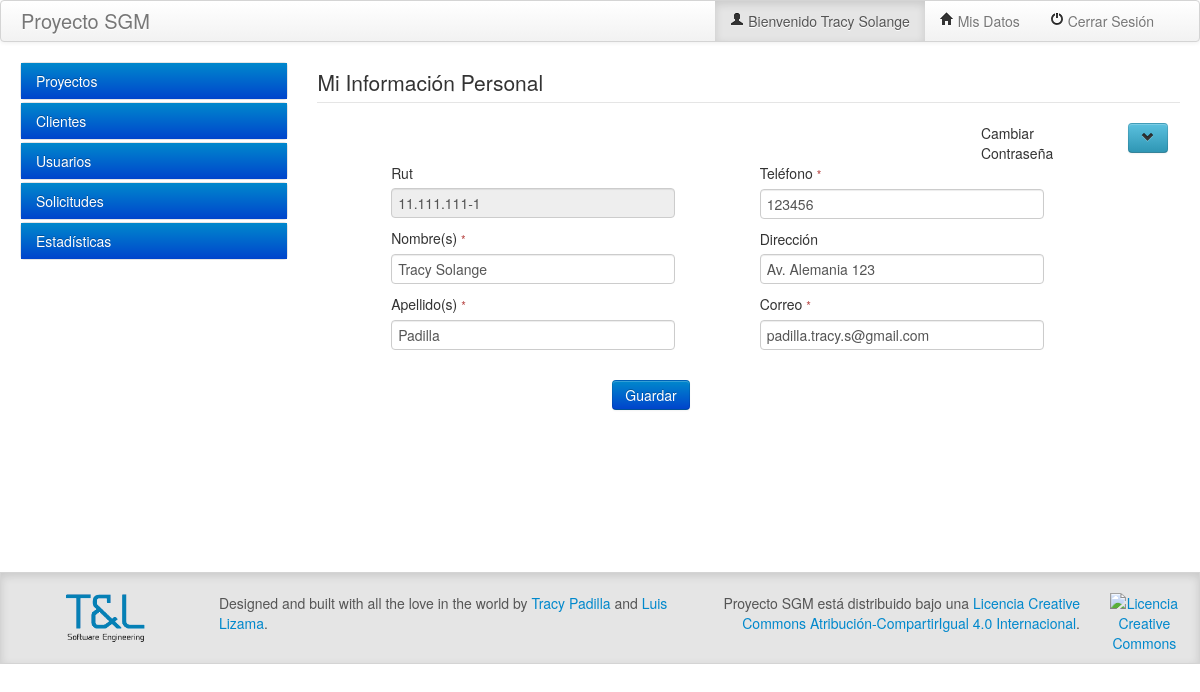
Page /Fuentes/SGM/misdatos.php (signed in) on the committed database.
### tables this page shows
CREATE TABLE tsg_usuario (
  usu_id int(10) NOT NULL AUTO_INCREMENT COMMENT 'Identificador único de la tabla',
  usu_nombre varchar(255) NOT NULL COMMENT 'Nombre',
  usu_apellido varchar(255) NOT NULL COMMENT 'Apellido del usuario',
  usu_telefono int(10) NOT NULL COMMENT 'teléfono del usuario',
  usu_direccion varchar(255) NOT NULL COMMENT 'Dirección del Usuario',
  usu_fecha_crea datetime NOT NULL COMMENT 'Fecha de creación, se usara la secuencia de timestamp para guardar la hora y la fecha.',
  usu_fecha_mod datetime NOT NULL DEFAULT '0000-00-00 00:00:00' COMMENT 'fecha de modificación, se guardará con la secuencia timestamp para guardar la hora y la fecha de la modificación.',
  usu_rut varchar(50) NOT NULL COMMENT 'se define el rut del usuario, se considera como varchar ya que contienen número y caracteres.',
  usu_pass varchar(50) NOT NULL,
  usu_correo varchar(255) NOT NULL COMMENT 'correo electrónico del usuario',
  usu_activo int(2) NOT NULL COMMENT 'se deja la tabla de usuario con la opción para saber si el usuario esta activo o inactivo, en la BD de mostrara oculto si se elimino por sistema. (1 o 0)',
  PRIMARY KEY (usu_id)
);

### Fuentes/SGM/config/parametros.php (called while the page is built, shortened)
<?php
$V_TITULO = "Proyecto SGM";
$V_MSG_PH_TEXT = "Ingrese Texto";
$V_MSG_PH_MAIL = "Ingrese Correo";
$V_MSG_PH_NUMERO = "Ingrese Número";
$V_MSG_PH_RUT = "Ingrese Rut";
?>

### Fuentes/SGM/misdatos.php (the view, shortened to what this page needs)
<?php
require("cabecera.php");
include("menu.php");
$usuario = array();
$usu_id = $_SESSION["id_usuario"];
$query = "SELECT `usu_nombre`,
				 `usu_apellido`, `usu_telefono`,
				 `usu_direccion`, `usu_correo`, `usu_rut`
		  FROM `tsg_usuario`
		  WHERE `usu_id` = '$usu_id' AND `usu_activo` = 1";
$mySqli = new mysqli($V_HOST, $V_USER, $V_PASS, $V_BBDD);
$res = $mySqli->query($query);
if($mySqli->affected_rows > 0)
{
	while($row = $res->fetch_assoc())
	{
		$usuario["usu_nombre"] = $row['usu_nombre'];
		$usuario["usu_apellido"] = $row['usu_apellido'];
		$usuario["usu_telefono"] = $row['usu_telefono'];
		$usuario["usu_direccion"] = $row['usu_direccion'];
		$usuario["usu_correo"] = $row['usu_correo'];
		$usuario["rut"] = $row["usu_rut"];
	}
}
?>
<fieldset>
	<legend>
		Mi Información Personal
	</legend>
	<div class="row-fluid">
		<div class="span9"></div>
		<div class="span2">
			<div>Cambiar Contraseña</div>
		</div>
		<div class="span1">
			<a class="btn btn-info" href="javascript:OcultaPass();"><i id="btnOcultaPass" class="icon-chevron-down"></i></a>
		</div>
	</div>
	<div class="row-fluid">
		<div class="span1"></div>
		<div class="span5">
			<label>Rut</label>
			<input type="text" placeholder="<?php echo $V_MSG_PH_RUT; ?>" class="input-xlarge disabled" value="<?php echo $usuario["rut"]; ?>" name="rut" disabled >
			<label><div>Nombre(s) <small class="text-error req">*</small></div></label>
			<input type="text" placeholder="<?php echo $V_MSG_PH_TEXT; ?>" class="input-xlarge" id="txtNombre" value="<?php echo $usuario["usu_nombre"]; ?>" name="txtNombre">
			<label><div>Apellido(s) <small class="text-error req">*</small></div></label>
			<input type="text" placeholder="<?php echo $V_MSG_PH_TEXT; ?>" class="input-xlarge" id="txtApellido" value="<?php echo $usuario["usu_apellido"]; ?>" name="txtApellido" >
		</div>
		<div class="span5">
			<label><div>Teléfono <small class="text-error req">*</small></div></label>
			<input type="text" placeholder="<?php echo $V_MSG_PH_NUMERO; ?>" class="input-xlarge" id="txtTelefono" value="<?php echo $usuario["usu_telefono"]; ?>" name="txtTelefono">
			<label>Dirección</label>
			<input type="text" placeholder="<?php echo $V_MSG_PH_TEXT; ?>" class="input-xlarge" id="txtDireccion" value="<?php echo $usuario["usu_direccion"]; ?>" name="txtDireccion" >
			<label><div>Correo <small class="text-error req">*</small></div></label>
			<input type="text" placeholder="<?php echo $V_MSG_PH_MAIL; ?>" class="input-xlarge" id="txtCorreo" value="<?php echo $usuario["usu_correo"]; ?>" name="txtCorreo">
		</div>
		<div class="span1"></div>
	</div>
	<div>
	</div>
	<div class="row-fluid pagination-centered">
		<div class="span4"></div>
		<div class="span1">
			<button type="button" class="btn btn-lg btn-primary" id="btnGuardar">
				Guardar
			</button>
		</div>
		<div class="span7"></div>
	</div>
	<div>
	</div>
</fieldset>
<div>
</div>
<div>
</div>
<?php
include ("footer.php");
?>

### Fuentes/SGM/cabecera.php (shortened to what this page needs)
<?php
require_once("config/parametros.php");
?>
<!DOCTYPE html>
<html lang="en">
<head>
<link href="bootstrap/css/bootstrap.css" rel="stylesheet">
<link href="bootstrap/css/bootstrap-responsive.css" rel="stylesheet">
<link href="css/bootstrap-select.css" rel="stylesheet" />
<link href="css/datepicker.css" rel="stylesheet" />
</head>
<body>
<form id="FormPrincipal">
<div class="navbar navbar-default" >
  <div class="navbar-inner btn-primary">
    <a class="brand" href="#"><?php echo $V_TITULO; ?></a>
    <ul class="nav" style="float: right">
      <li class="active"><a href="javascript:Main();"><i class="icon-user"></i><?php echo " Bienvenido ". $_SESSION['usuario'] ?></a></li>
      <li><a href="javascript:MisDatos();"><i class="icon-home"></i> Mis Datos</a></li>
      <li><a href="javascript:CerrarSesion();"><i class="icon-off"></i> Cerrar Sesión</a></li>
    </ul>
  </div>
</div>

### Fuentes/SGM/menu.php (shortened to what this page needs)
<?php
require_once("config/parametros.php");
$usu_id = $_SESSION["id_usuario"];
$query ="SELECT DISTINCT
               modp.mod_nombre  AS TITULO_PADRE,
               modh.mod_nombre  AS TITULO,
               modh.mod_descrip AS RUTA,
               modh.mod_ruta_imagen AS IMAGEN
        FROM tsg_modulo modh
             INNER JOIN tsg_modulo modp
             ON modh.mod_id_mod_padre = modp.mod_id
             INNER JOIN tsg_modulo_tsg_rol mod_rol
             ON modh.mod_id = mod_rol.tsg_modulomod_id
             INNER JOIN tsg_rol rol
             ON rol.rol_id = mod_rol.tsg_rolrol_id
             INNER JOIN tsg_usuario_tsg_rol user_rol
             ON rol.rol_id = user_rol.tsg_rolrol_id
             INNER JOIN tsg_usuario usu
             ON usu.usu_id = user_rol.tsg_usuariousu_id
        WHERE modh.mod_activo = 1
          AND modp.mod_activo = 1
          AND rol.rol_activo  = 1
          AND usu.usu_id = $usu_id
        ORDER BY modp.mod_id, modh.mod_id ";
$mySqli = new mysqli($V_HOST, $V_USER, $V_PASS, $V_BBDD);
$res = $mySqli->query($query);
$Menu = array();
if($mySqli->affected_rows > 0)
{
    $x = 0;
    $y = 0;
    $flag = TRUE;
    $titulo = "";
    while($row = $res->fetch_assoc())
    {
        if($titulo != $row['TITULO_PADRE']){
            $x = 0;
            $y = 0;
            $flag = TRUE;
        }
        if($flag){
            $titulo = $row['TITULO_PADRE'];
            $flag = FALSE;
        }
        $Menu[$row['TITULO_PADRE']][$x][$y]['TITULO'] = $row['TITULO'];
        $Menu[$row['TITULO_PADRE']][$x][$y]['RUTA'] = $row['RUTA'];
        $Menu[$row['TITULO_PADRE']][$x][$y]['IMAGEN'] = $row['IMAGEN'];
        $y++;
    }
}
else
{
    $Menu["No existen opciones disponibles"] = array();
}
?>
<div class="container-fluid" style="min-height: 490px;">
  <div class="row-fluid">
    <div class="span3">
        <div id="myAccordion" class="accordion">
<?php
$x = 1;
foreach ($Menu as $titulo => $opciones)
{
  echo "<div class='accordion-group'>
            <div class='accordion-heading'>
                <a href='#collapse$x' data-parent='#myAccordion' data-toggle='collapse' class='accordion-toggle btn-primary'>$titulo</a>
            </div>
            <div class='accordion-body collapse' id='collapse$x'>
                <div class='accordion-inner'>";
  echo "</div></div></div>";
  $x++;
}
?>
        </div>
    </div>
    <div class="span9">

### Fuentes/SGM/footer.php (shortened to what this page needs)
    </div>
</div>
</div>
</form>
<footer class="footer">
    <div class="container-fluid">
        <div class="row-fluid">
            <div class="span2">
                <center><img src="css/images/logo.gif" title="logo" alt="logo" style="height: 50px;" ></center>
            </div>
            <div class="span5">
                <p style="vertical-align: bottom;">
                    Designed and built with all the love in the world by <a href="#">Tracy Padilla</a> and <a href="#">Luis Lizama</a>.
                </p>
            </div>
            <div class="span4 pagination-right">
                    <p style="vertical-align: bottom;">
                    <span xmlns:dct="http://purl.org/dc/terms/" property="dct:title"><?php echo $V_TITULO; ?></span> está distribuido bajo una <a rel="license" href="http://creativecommons.org/licenses/by-sa/4.0/">Licencia Creative Commons Atribución-CompartirIgual 4.0 Internacional</a>.
                    </p>
            </div>
            <div class="span1">
                <center><a rel="license" href="http://creativecommons.org/licenses/by-sa/4.0/">
                    <img alt="Licencia Creative Commons" style="border-width:0;" src="http://i.creativecommons.org/l/by-sa/4.0/88x31.png" /></a></center>
            </div>
        </div>
    </div>
</footer>
</body>
</html>

### Fuentes/SGM/footer.php (style rules this page uses)
.footer { text-align: left; padding: 20px 0; border-top: 1px solid #e5e5e5; border: 1px solid #d4d4d4; color: #555555; text-decoration: none; height: 50px; background-color: #e5e5e5; -webkit-box-shadow: inset 0 3px 8px rgba(0, 0, 0, 0.125); -moz-box-shadow: inset 0 3px 8px rgba(0, 0, 0, 0.125); box-shadow: inset 0 3px 8px rgba(0, 0, 0, 0.125); }

### rows in the picture
tsg_usuario: rut "11.111.111-1", txtNombre "Tracy Solange", txtApellido "Padilla", txtTelefono "123456", txtDireccion "Av. Alemania 123", txtCorreo "padilla.tracy.s@gmail.com"

### other values in the picture
$V_TITULO "Proyecto SGM"
$_SESSION['usuario'] "Tracy Solange"
$titulo "Proyectos"
$titulo "Clientes"
$titulo "Usuarios"
$titulo "Solicitudes"
$titulo "Estadísticas"
